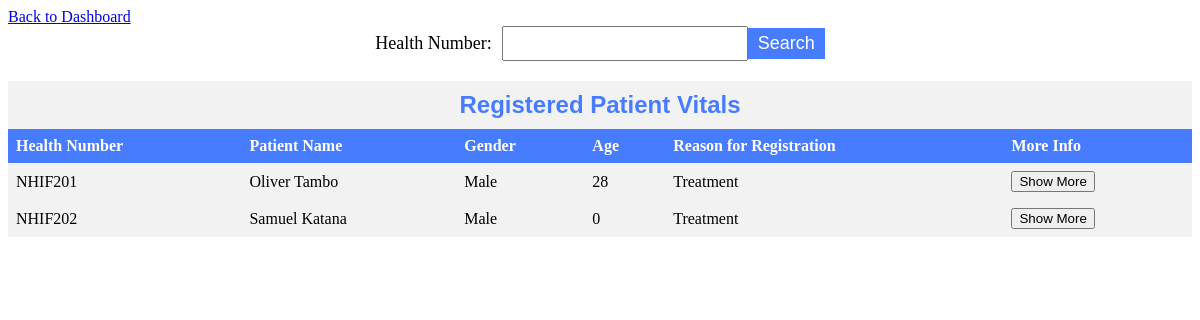
The app's page /regNvitals.php, older data.
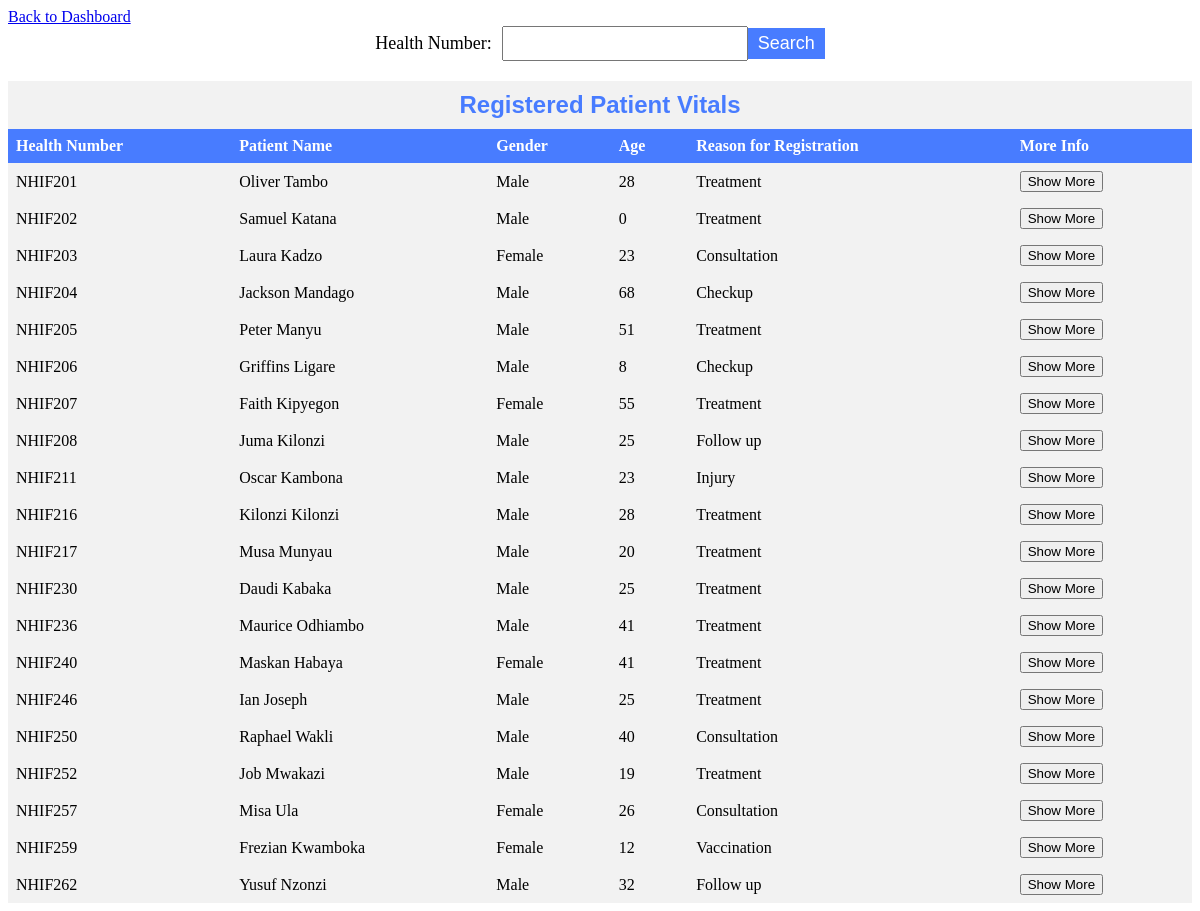
The same page, newer data.
### tables this page shows
CREATE TABLE `vitals` (
  `id` int(11) NOT NULL,
  `health_number` varchar(255) NOT NULL,
  `recorded_at` datetime NOT NULL,
  `temperature` float NOT NULL,
  `blood_pressure` varchar(255) NOT NULL,
  `heart_rate` int(11) NOT NULL,
  `respiratory_rate` int(11) NOT NULL
);

CREATE TABLE `patient` (
  `patient_id` int(11) NOT NULL,
  `registration_datetime` datetime DEFAULT NULL,
  `health_number` varchar(255) DEFAULT NULL,
  `patient_name` varchar(255) DEFAULT NULL,
  `gender` enum('Male','Female','Other') DEFAULT NULL,
  `date_of_birth` date DEFAULT NULL,
  `phone_number` varchar(255) DEFAULT NULL,
  `email` varchar(255) DEFAULT NULL,
  `address` text DEFAULT NULL,
  `marital_status` enum('Single','Married','Divorced','Widowed') DEFAULT NULL,
  `is_under_18` tinyint(1) DEFAULT NULL,
  `parent_name` varchar(255) DEFAULT NULL,
  `parent_phone_number` varchar(255) DEFAULT NULL,
  `emergency_contact_name` varchar(255) DEFAULT NULL,
  `emergency_contact_relationship` varchar(255) DEFAULT NULL,
  `emergency_contact_phone_number` varchar(255) DEFAULT NULL,
  `reason_for_registration` text DEFAULT NULL,
  `taking_medications` tinyint(1) DEFAULT NULL
);

### regNvitals.php (the view, shortened to what this page needs)
<!DOCTYPE html>
<html>
<head>
</head>
<body>
<?php
$role = $_SESSION['role'] ?? '';
$dashboardUrl = $role === 'doctor' ? 'doctor.php' : 'nurse.php';
?>
<div class="back">
    <a href="<?php echo $dashboardUrl; ?>" class="back-button">Back to Dashboard</a>
</div>
    <form method="GET">
        <label for="health-number">Health Number:</label>
        <input type="text" id="health-number" name="health_number">
        <input type="submit" value="Search">
    </form>
    <?php
    require "connect.php";
    $healthNumber = $_GET['health_number'] ?? '';
    $sql = "SELECT patient.health_number, patient.patient_name, patient.gender, TIMESTAMPDIFF(YEAR, patient.date_of_birth, CURDATE()) AS age, patient.reason_for_registration, vitals.temperature, vitals.blood_pressure, vitals.heart_rate, vitals.respiratory_rate FROM patient INNER JOIN vitals ON patient.health_number = vitals.health_number";
    $stmt = $conn->prepare($sql);
    $stmt->execute();
    $result = $stmt->get_result();
    if ($result->num_rows > 0) {
        echo "<h3>Registered Patient Vitals</h3>";
        echo "<table>";
        echo "<tr><th>Health Number</th><th>Patient Name</th><th>Gender</th><th>Age</th><th>Reason for Registration</th><th>More Info</th></tr>";
        while ($row = $result->fetch_assoc()) {
            echo "<tr>";
            echo "<td>" . $row["health_number"] . "</td>";
            echo "<td>" . $row["patient_name"] . "</td>";
            echo "<td>" . $row["gender"] . "</td>";
            echo "<td>" . $row["age"] . "</td>";
            echo "<td>" . $row["reason_for_registration"] . "</td>";
            echo "<td><button class='toggle'>Show More</button></td>";
            echo "</tr>";
        }
        echo "</table>";
    } else {
        echo "No patient found with health number: " . $healthNumber;
    }
    ?>
</body>
</html>

Row changes from the older to the newer data that the page shows:
added vitals: patient.health_number "NHIF203", patient.patient_name "Laura Kadzo", patient.gender "Female", age "23", patient.reason_for_registration "Consultation"
added vitals: patient.health_number "NHIF204", patient.patient_name "Jackson Mandago", patient.gender "Male", age "68", patient.reason_for_registration "Checkup"
added vitals: patient.health_number "NHIF205", patient.patient_name "Peter Manyu", patient.gender "Male", age "51", patient.reason_for_registration "Treatment"
added vitals: patient.health_number "NHIF206", patient.patient_name "Griffins Ligare", patient.gender "Male", age "8", patient.reason_for_registration "Checkup"
added vitals: patient.health_number "NHIF207", patient.patient_name "Faith Kipyegon", patient.gender "Female", age "55", patient.reason_for_registration "Treatment"
added vitals: patient.health_number "NHIF208", patient.patient_name "Juma Kilonzi", patient.gender "Male", age "25", patient.reason_for_registration "Follow up"
added vitals: patient.health_number "NHIF211", patient.patient_name "Oscar Kambona", patient.gender "Male", age "23", patient.reason_for_registration "Injury"
added vitals: patient.health_number "NHIF216", patient.patient_name "Kilonzi Kilonzi", patient.gender "Male", age "28", patient.reason_for_registration "Treatment"
added vitals: patient.health_number "NHIF217", patient.patient_name "Musa Munyau", patient.gender "Male", age "20", patient.reason_for_registration "Treatment"
added vitals: patient.health_number "NHIF230", patient.patient_name "Daudi Kabaka", patient.gender "Male", age "25", patient.reason_for_registration "Treatment"
added vitals: patient.health_number "NHIF236", patient.patient_name "Maurice Odhiambo", patient.gender "Male", age "41", patient.reason_for_registration "Treatment"
added vitals: patient.health_number "NHIF240", patient.patient_name "Maskan Habaya", patient.gender "Female", age "41", patient.reason_for_registration "Treatment"
added vitals: patient.health_number "NHIF246", patient.patient_name "Ian Joseph", patient.gender "Male", age "25", patient.reason_for_registration "Treatment"
added vitals: patient.health_number "NHIF250", patient.patient_name "Raphael Wakli", patient.gender "Male", age "40", patient.reason_for_registration "Consultation"
added vitals: patient.health_number "NHIF252", patient.patient_name "Job Mwakazi", patient.gender "Male", age "19", patient.reason_for_registration "Treatment"
added vitals: patient.health_number "NHIF257", patient.patient_name "Misa Ula", patient.gender "Female", age "26", patient.reason_for_registration "Consultation"
added vitals: patient.health_number "NHIF259", patient.patient_name "Frezian Kwamboka", patient.gender "Female", age "12", patient.reason_for_registration "Vaccination"
added vitals: patient.health_number "NHIF262", patient.patient_name "Yusuf Nzonzi", patient.gender "Male", age "32", patient.reason_for_registration "Follow up"
